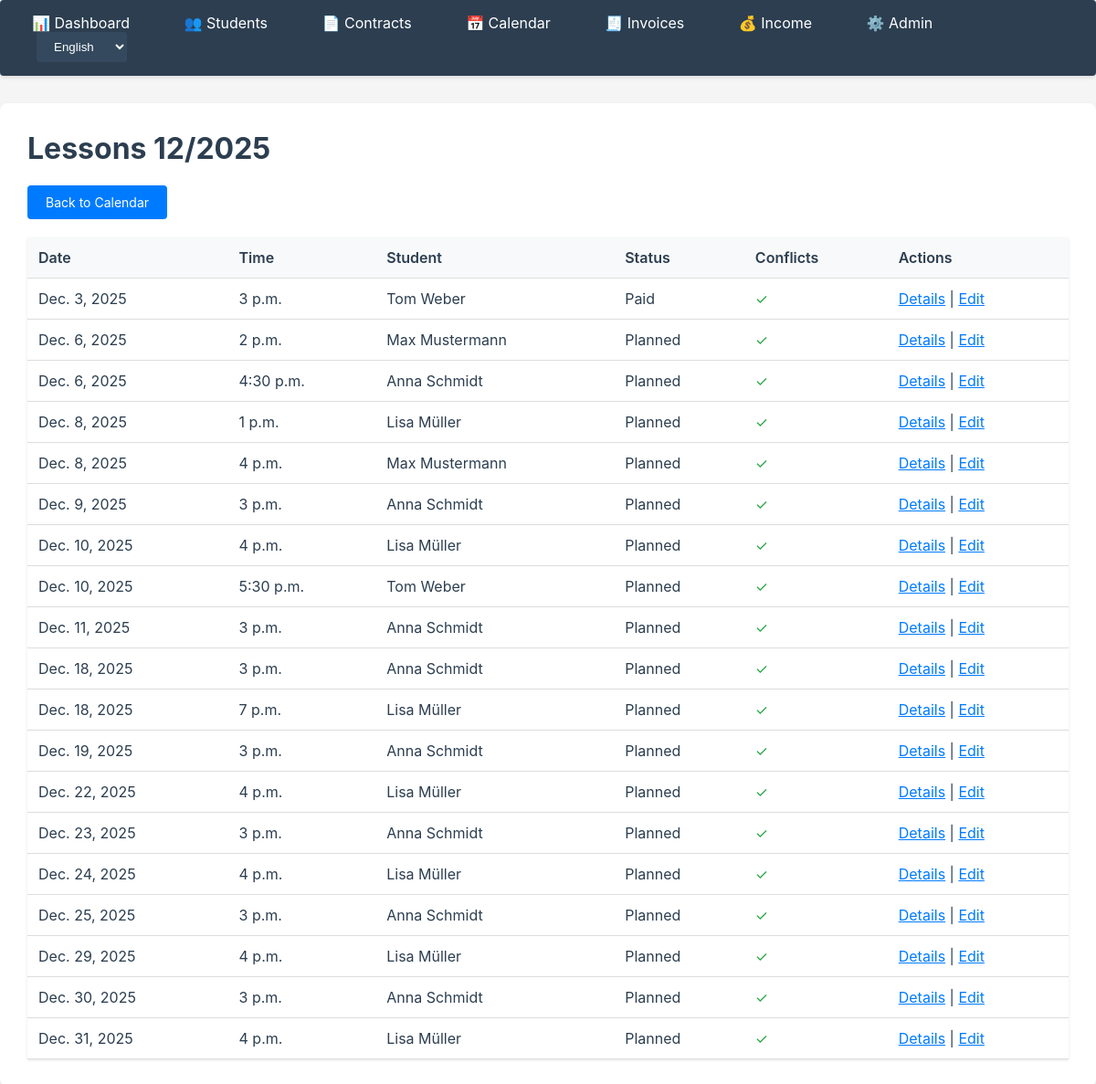
The app's page /lessons/month/2025/12/ with its own data.
### apps/lessons/models.py (models this page shows, shortened)
class Lesson(models.Model):
    STATUS_CHOICES = [
        ('planned', _('Planned')),
        ('taught', _('Taught')),
        ('cancelled', _('Cancelled')),
        ('paid', _('Paid')),
    ]
    contract = models.ForeignKey(
        Contract,
        on_delete=models.CASCADE,
        related_name='lessons',
        help_text=_("Associated contract")
    )
    date = models.DateField(help_text=_("Lesson date"))
    start_time = models.TimeField(help_text=_("Start time"))
    duration_minutes = models.PositiveIntegerField(
        validators=[MinValueValidator(1)],
        help_text=_("Duration in minutes")
    )
    status = models.CharField(
        max_length=20,
        choices=STATUS_CHOICES,
        default='planned',
        help_text=_("Lesson status")
    )
    travel_time_before_minutes = models.PositiveIntegerField(
        default=0,
        help_text=_("Travel time before in minutes")
    )
    travel_time_after_minutes = models.PositiveIntegerField(
        default=0,
        help_text=_("Travel time after in minutes")
    )
    notes = models.TextField(
        blank=True,
        null=True,
        help_text=_("Notes for the lesson")
    )
    created_at = models.DateTimeField(auto_now_add=True)
    updated_at = models.DateTimeField(auto_now=True)
    class Meta:
        ordering = ['-date', '-start_time']
        verbose_name = _('Lesson')
        verbose_name_plural = _('Lessons')
        indexes = [
            models.Index(fields=['date', 'start_time']),
            models.Index(fields=['status']),
        ]

### apps/contracts/models.py (models this page shows, shortened)
class Contract(models.Model):
    student = models.ForeignKey(
        Student,
        on_delete=models.CASCADE,
        related_name='contracts',
        help_text=_("Student for whom the contract applies")
    )
    institute = models.CharField(
        max_length=200,
        blank=True,
        null=True,
        help_text=_("Institute name (if applicable)")
    )
    hourly_rate = models.DecimalField(
        max_digits=10,
        decimal_places=2,
        validators=[MinValueValidator(Decimal('0.01'))],
        help_text=_("Rate per unit in EUR")
    )
    unit_duration_minutes = models.PositiveIntegerField(
        default=60,
        help_text=_("Duration of one unit in minutes")
    )
    start_date = models.DateField(help_text=_("Contract start date"))
    end_date = models.DateField(
        null=True,
        blank=True,
        help_text=_("Contract end date (optional, empty = unlimited)")
    )
    is_active = models.BooleanField(
        default=True,
        help_text=_("Is the contract active?")
    )
    notes = models.TextField(
        blank=True,
        null=True,
        help_text=_("Additional notes about the contract")
    )
    created_at = models.DateTimeField(auto_now_add=True)
    updated_at = models.DateTimeField(auto_now=True)
    class Meta:
        ordering = ['-start_date', 'student']
        verbose_name = _('Contract')
        verbose_name_plural = _('Contracts')

### apps/students/models.py (models this page shows, shortened)
class Student(models.Model):
    first_name = models.CharField(max_length=100)
    last_name = models.CharField(max_length=100)
    email = models.EmailField(blank=True, null=True)
    phone = models.CharField(max_length=20, blank=True, null=True)
    school = models.CharField(
        max_length=200,
        blank=True,
        null=True,
        help_text=_("School name")
    )
    grade = models.CharField(
        max_length=50,
        blank=True,
        null=True,
        help_text=_("Grade/Level (e.g., '10th grade', 'Q1')")
    )
    subjects = models.CharField(
        max_length=500,
        blank=True,
        null=True,
        help_text=_("Subjects (comma-separated, e.g., 'Math, German, English')")
    )
    notes = models.TextField(
        blank=True,
        null=True,
        help_text=_("Additional notes about the student")
    )
    created_at = models.DateTimeField(auto_now_add=True)
    updated_at = models.DateTimeField(auto_now=True)
    class Meta:
        ordering = ['last_name', 'first_name']
        verbose_name = _('Student')
        verbose_name_plural = _('Students')
    def __str__(self):
        return f"{self.first_name} {self.last_name}"

### apps/lessons/views.py (the view)
# urls.py: path('month/<int:year>/<int:month>/', views.LessonMonthView.as_view(), name='month'),
class LessonMonthView(ListView):
    model = Lesson
    template_name = 'lessons/lesson_month.html'
    context_object_name = 'lessons'
    def get_queryset(self):
        year = int(self.kwargs.get('year', timezone.now().year))
        month = int(self.kwargs.get('month', timezone.now().month))
        return LessonQueryService.get_lessons_for_month(year, month)
    def get_context_data(self, **kwargs):
        context = super().get_context_data(**kwargs)
        year = int(self.kwargs.get('year', timezone.now().year))
        month = int(self.kwargs.get('month', timezone.now().month))
        for lesson in context['lessons']:
            lesson.conflicts = LessonConflictService.check_conflicts(lesson)
        context['year'] = year
        context['month'] = month
        return context

### apps/lessons/services.py (called while the page is built)
    @staticmethod
    def intervals_overlap(start1: datetime, end1: datetime, start2: datetime, end2: datetime) -> bool:
        return end1 > start2 and start1 < end2

    @staticmethod
    def calculate_time_block(lesson: Lesson) -> tuple[datetime, datetime]:
        lesson_datetime = timezone.make_aware(
            datetime.combine(lesson.date, lesson.start_time)
        )
        start_datetime = lesson_datetime - timedelta(minutes=lesson.travel_time_before_minutes)
        end_datetime = lesson_datetime + timedelta(
            minutes=lesson.duration_minutes + lesson.travel_time_after_minutes
        )
        return start_datetime, end_datetime

    @staticmethod
    def get_lessons_for_month(year: int, month: int) -> list[Lesson]:
        start_date = date(year, month, 1)
        if month == 12:
            end_date = date(year + 1, 1, 1)
        else:
            end_date = date(year, month + 1, 1)
        return Lesson.objects.filter(
            date__gte=start_date,
            date__lt=end_date
        ).select_related('contract', 'contract__student').order_by('date', 'start_time')

### apps/lessons/templates/lessons/lesson_month.html (shortened to what this page needs)
{% extends 'core/base.html' %}
{% load i18n %}
{% block content %}
<h1>{% blocktrans with month=month year=year %}Lessons {{ month }}/{{ year }}{% endblocktrans %}</h1>
<a href="{% url 'lessons:week' %}" class="btn">{% trans "Back to Calendar" %}</a>
<table>
    <thead>
        <tr>
            <th>{% trans "Date" %}</th>
            <th>{% trans "Time" %}</th>
            <th>{% trans "Student" %}</th>
            <th>{% trans "Status" %}</th>
            <th>{% trans "Conflicts" %}</th>
            <th>{% trans "Actions" %}</th>
        </tr>
    </thead>
    <tbody>
        {% for lesson in lessons %}
        <tr>
            <td>{{ lesson.date }}</td>
            <td>{{ lesson.start_time }}</td>
            <td>{{ lesson.contract.student }}</td>
            <td>{{ lesson.get_status_display }}</td>
            <td>
                {% if lesson.conflicts %}
                <span class="conflict-icon">⚠</span> <span class="conflict">{{ lesson.conflicts|length }}</span>
                {% else %}
                <span style="color: #28a745;">✓</span>
                {% endif %}
            </td>
            <td>
                <a href="{% url 'lessons:detail' lesson.pk %}">{% trans "Details" %}</a> |
                <a href="{% url 'lessons:update' lesson.pk %}">{% trans "Edit" %}</a>
            </td>
        </tr>
        {% empty %}
        <tr><td colspan="6">{% trans "No lessons available for this month." %}</td></tr>
        {% endfor %}
    </tbody>
</table>
{% endblock %}

### apps/core/templates/core/base.html (style rules this page uses)
body { font-family: -apple-system, BlinkMacSystemFont, 'Segoe UI', Arial, sans-serif; margin: 0; padding: 0; background: #f5f5f5; color: #2c3e50; }
table { width: 100%; border-collapse: collapse; margin-top: 20px; box-shadow: 0 1px 3px rgba(0,0,0,0.1); }
th, td { padding: 12px; text-align: left; border-bottom: 1px solid #ddd; color: #2c3e50; }
th { background: #f8f9fa; font-weight: 600; color: #2c3e50; }
.btn { display: inline-block; padding: 10px 20px; background: #007bff; color: white; text-decoration: none; border-radius: 4px; border: none; cursor: pointer; font-size: 14px; transition: background 0.2s; }
h1 { color: #2c3e50; margin-top: 0; }
a { color: #007bff; }

### records on screen
Lesson: date "Dec. 3, 2025", start_time "3 p.m.", contract.student "Tom Weber", status "Paid"
Lesson: date "Dec. 6, 2025", start_time "2 p.m.", contract.student "Max Mustermann", status "Planned"
Lesson: date "Dec. 6, 2025", start_time "4:30 p.m.", contract.student "Anna Schmidt", status "Planned"
Lesson: date "Dec. 8, 2025", start_time "1 p.m.", contract.student "Lisa Müller", status "Planned"
Lesson: date "Dec. 8, 2025", start_time "4 p.m.", contract.student "Max Mustermann", status "Planned"
Lesson: date "Dec. 9, 2025", start_time "3 p.m.", contract.student "Anna Schmidt", status "Planned"
Lesson: date "Dec. 10, 2025", start_time "4 p.m.", contract.student "Lisa Müller", status "Planned"
Lesson: date "Dec. 10, 2025", start_time "5:30 p.m.", contract.student "Tom Weber", status "Planned"
Lesson: date "Dec. 11, 2025", start_time "3 p.m.", contract.student "Anna Schmidt", status "Planned"
Lesson: date "Dec. 18, 2025", start_time "3 p.m.", contract.student "Anna Schmidt", status "Planned"
Lesson: date "Dec. 18, 2025", start_time "7 p.m.", contract.student "Lisa Müller", status "Planned"
Lesson: date "Dec. 19, 2025", start_time "3 p.m.", contract.student "Anna Schmidt", status "Planned"
Lesson: date "Dec. 22, 2025", start_time "4 p.m.", contract.student "Lisa Müller", status "Planned"
Lesson: date "Dec. 23, 2025", start_time "3 p.m.", contract.student "Anna Schmidt", status "Planned"
Lesson: date "Dec. 24, 2025", start_time "4 p.m.", contract.student "Lisa Müller", status "Planned"
Lesson: date "Dec. 25, 2025", start_time "3 p.m.", contract.student "Anna Schmidt", status "Planned"
Lesson: date "Dec. 29, 2025", start_time "4 p.m.", contract.student "Lisa Müller", status "Planned"
Lesson: date "Dec. 30, 2025", start_time "3 p.m.", contract.student "Anna Schmidt", status "Planned"
Lesson: date "Dec. 31, 2025", start_time "4 p.m.", contract.student "Lisa Müller", status "Planned"

### other values on screen
form field language "English"
